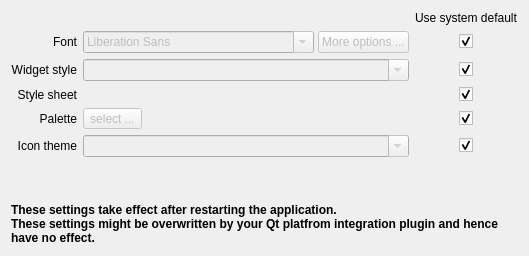
<?xml version="1.0" encoding="UTF-8"?>
<ui version="4.0">
 <class>QtUtilities::QtAppearanceOptionPage</class>
 <widget class="QWidget" name="QtUtilities::QtAppearanceOptionPage">
  <property name="windowTitle">
   <string>Appearance</string>
  </property>
  <property name="windowIcon">
   <iconset theme="preferences-desktop-icons">
    <normaloff>.</normaloff>.</iconset>
  </property>
  <property name="styleSheet">
   <string notr="true">QGroupBox { font-weight: bold };</string>
  </property>
  <layout class="QVBoxLayout" name="verticalLayout">
   <item>
    <layout class="QGridLayout" name="gridLayout">
     <item row="0" column="2">
      <widget class="QLabel" name="useDefaultLabel">
       <property name="text">
        <string>Use system default</string>
       </property>
      </widget>
     </item>
     <item row="1" column="0">
      <widget class="QLabel" name="fontLabel">
       <property name="minimumSize">
        <size>
         <width>60</width>
         <height>0</height>
        </size>
       </property>
       <property name="text">
        <string>Font</string>
       </property>
       <property name="alignment">
        <set>Qt::AlignRight|Qt::AlignTrailing|Qt::AlignVCenter</set>
       </property>
      </widget>
     </item>
     <item row="1" column="1">
      <layout class="QHBoxLayout" name="fontHorizontalLayout">
       <property name="spacing">
        <number>4</number>
       </property>
       <item>
        <widget class="QFontComboBox" name="fontComboBox">
         <property name="enabled">
          <bool>false</bool>
         </property>
         <property name="sizePolicy">
          <sizepolicy hsizetype="Expanding" vsizetype="Fixed">
           <horstretch>0</horstretch>
           <verstretch>0</verstretch>
          </sizepolicy>
         </property>
        </widget>
       </item>
       <item>
        <widget class="QPushButton" name="fontPushButton">
         <property name="enabled">
          <bool>false</bool>
         </property>
         <property name="sizePolicy">
          <sizepolicy hsizetype="Minimum" vsizetype="Fixed">
           <horstretch>0</horstretch>
           <verstretch>0</verstretch>
          </sizepolicy>
         </property>
         <property name="text">
          <string>More options ...</string>
         </property>
        </widget>
       </item>
      </layout>
     </item>
     <item row="1" column="2" alignment="Qt::AlignHCenter">
      <widget class="QCheckBox" name="fontCheckBox">
       <property name="checked">
        <bool>true</bool>
       </property>
      </widget>
     </item>
     <item row="2" column="0">
      <widget class="QLabel" name="widgetStyleLabel">
       <property name="minimumSize">
        <size>
         <width>60</width>
         <height>0</height>
        </size>
       </property>
       <property name="text">
        <string>Widget style</string>
       </property>
       <property name="alignment">
        <set>Qt::AlignRight|Qt::AlignTrailing|Qt::AlignVCenter</set>
       </property>
      </widget>
     </item>
     <item row="2" column="1">
      <widget class="QComboBox" name="widgetStyleComboBox">
       <property name="enabled">
        <bool>false</bool>
       </property>
       <property name="sizePolicy">
        <sizepolicy hsizetype="Preferred" vsizetype="Fixed">
         <horstretch>0</horstretch>
         <verstretch>0</verstretch>
        </sizepolicy>
       </property>
       <property name="editable">
        <bool>true</bool>
       </property>
      </widget>
     </item>
     <item row="2" column="2" alignment="Qt::AlignHCenter">
      <widget class="QCheckBox" name="widgetStyleCheckBox">
       <property name="checked">
        <bool>true</bool>
       </property>
      </widget>
     </item>
     <item row="3" column="0">
      <widget class="QLabel" name="styleSheetLabel">
       <property name="minimumSize">
        <size>
         <width>60</width>
         <height>0</height>
        </size>
       </property>
       <property name="text">
        <string>Style sheet</string>
       </property>
       <property name="alignment">
        <set>Qt::AlignRight|Qt::AlignTrailing|Qt::AlignVCenter</set>
       </property>
      </widget>
     </item>
     <item row="3" column="1">
      <widget class="QtUtilities::PathSelection" name="styleSheetPathSelection" native="true">
       <property name="enabled">
        <bool>false</bool>
       </property>
      </widget>
     </item>
     <item row="3" column="2" alignment="Qt::AlignHCenter">
      <widget class="QCheckBox" name="styleSheetCheckBox">
       <property name="checked">
        <bool>true</bool>
       </property>
      </widget>
     </item>
     <item row="4" column="0">
      <widget class="QLabel" name="paletteLabel">
       <property name="minimumSize">
        <size>
         <width>60</width>
         <height>0</height>
        </size>
       </property>
       <property name="text">
        <string>Palette</string>
       </property>
       <property name="alignment">
        <set>Qt::AlignRight|Qt::AlignTrailing|Qt::AlignVCenter</set>
       </property>
      </widget>
     </item>
     <item row="4" column="1">
      <widget class="QToolButton" name="paletteToolButton">
       <property name="enabled">
        <bool>false</bool>
       </property>
       <property name="text">
        <string>select ...</string>
       </property>
      </widget>
     </item>
     <item row="4" column="2" alignment="Qt::AlignHCenter">
      <widget class="QCheckBox" name="paletteCheckBox">
       <property name="checked">
        <bool>true</bool>
       </property>
      </widget>
     </item>
     <item row="5" column="0">
      <widget class="QLabel" name="iconThemeLabel">
       <property name="minimumSize">
        <size>
         <width>60</width>
         <height>0</height>
        </size>
       </property>
       <property name="text">
        <string>Icon theme</string>
       </property>
       <property name="alignment">
        <set>Qt::AlignRight|Qt::AlignTrailing|Qt::AlignVCenter</set>
       </property>
      </widget>
     </item>
     <item row="5" column="1">
      <widget class="QComboBox" name="iconThemeComboBox">
       <property name="enabled">
        <bool>false</bool>
       </property>
       <property name="sizePolicy">
        <sizepolicy hsizetype="Preferred" vsizetype="Fixed">
         <horstretch>0</horstretch>
         <verstretch>0</verstretch>
        </sizepolicy>
       </property>
       <property name="editable">
        <bool>true</bool>
       </property>
      </widget>
     </item>
     <item row="5" column="2" alignment="Qt::AlignHCenter">
      <widget class="QCheckBox" name="iconThemeCheckBox">
       <property name="checked">
        <bool>true</bool>
       </property>
      </widget>
     </item>
    </layout>
   </item>
   <item>
    <spacer name="verticalSpacer">
     <property name="orientation">
      <enum>Qt::Vertical</enum>
     </property>
     <property name="sizeHint" stdset="0">
      <size>
       <width>20</width>
       <height>40</height>
      </size>
     </property>
    </spacer>
   </item>
   <item>
    <widget class="QLabel" name="label">
     <property name="font">
      <font>
       <weight>75</weight>
       <bold>true</bold>
      </font>
     </property>
     <property name="text">
      <string>These settings take effect after restarting the application.
These settings might be overwritten by your Qt platfrom integration plugin and hence have no effect.</string>
     </property>
     <property name="textFormat">
      <enum>Qt::PlainText</enum>
     </property>
     <property name="wordWrap">
      <bool>true</bool>
     </property>
    </widget>
   </item>
  </layout>
 </widget>
 <customwidgets>
  <customwidget>
   <class>QtUtilities::PathSelection</class>
   <extends>QWidget</extends>
   <header>widgets/pathselection.h</header>
   <container>1</container>
  </customwidget>
 </customwidgets>
 <resources/>
 <connections>
  <connection>
   <sender>fontCheckBox</sender>
   <signal>toggled(bool)</signal>
   <receiver>fontComboBox</receiver>
   <slot>setDisabled(bool)</slot>
   <hints>
    <hint type="sourcelabel">
     <x>462</x>
     <y>38</y>
    </hint>
    <hint type="destinationlabel">
     <x>193</x>
     <y>39</y>
    </hint>
   </hints>
  </connection>
  <connection>
   <sender>fontCheckBox</sender>
   <signal>toggled(bool)</signal>
   <receiver>fontPushButton</receiver>
   <slot>setDisabled(bool)</slot>
   <hints>
    <hint type="sourcelabel">
     <x>462</x>
     <y>38</y>
    </hint>
    <hint type="destinationlabel">
     <x>365</x>
     <y>39</y>
    </hint>
   </hints>
  </connection>
  <connection>
   <sender>widgetStyleCheckBox</sender>
   <signal>toggled(bool)</signal>
   <receiver>widgetStyleComboBox</receiver>
   <slot>setDisabled(bool)</slot>
   <hints>
    <hint type="sourcelabel">
     <x>462</x>
     <y>71</y>
    </hint>
    <hint type="destinationlabel">
     <x>240</x>
     <y>72</y>
    </hint>
   </hints>
  </connection>
  <connection>
   <sender>paletteCheckBox</sender>
   <signal>toggled(bool)</signal>
   <receiver>paletteToolButton</receiver>
   <slot>setDisabled(bool)</slot>
   <hints>
    <hint type="sourcelabel">
     <x>462</x>
     <y>137</y>
    </hint>
    <hint type="destinationlabel">
     <x>99</x>
     <y>138</y>
    </hint>
   </hints>
  </connection>
  <connection>
   <sender>styleSheetCheckBox</sender>
   <signal>toggled(bool)</signal>
   <receiver>styleSheetPathSelection</receiver>
   <slot>setDisabled(bool)</slot>
   <hints>
    <hint type="sourcelabel">
     <x>378</x>
     <y>119</y>
    </hint>
    <hint type="destinationlabel">
     <x>198</x>
     <y>119</y>
    </hint>
   </hints>
  </connection>
  <connection>
   <sender>iconThemeCheckBox</sender>
   <signal>toggled(bool)</signal>
   <receiver>iconThemeComboBox</receiver>
   <slot>setDisabled(bool)</slot>
   <hints>
    <hint type="sourcelabel">
     <x>412</x>
     <y>173</y>
    </hint>
    <hint type="destinationlabel">
     <x>216</x>
     <y>173</y>
    </hint>
   </hints>
  </connection>
 </connections>
</ui>
